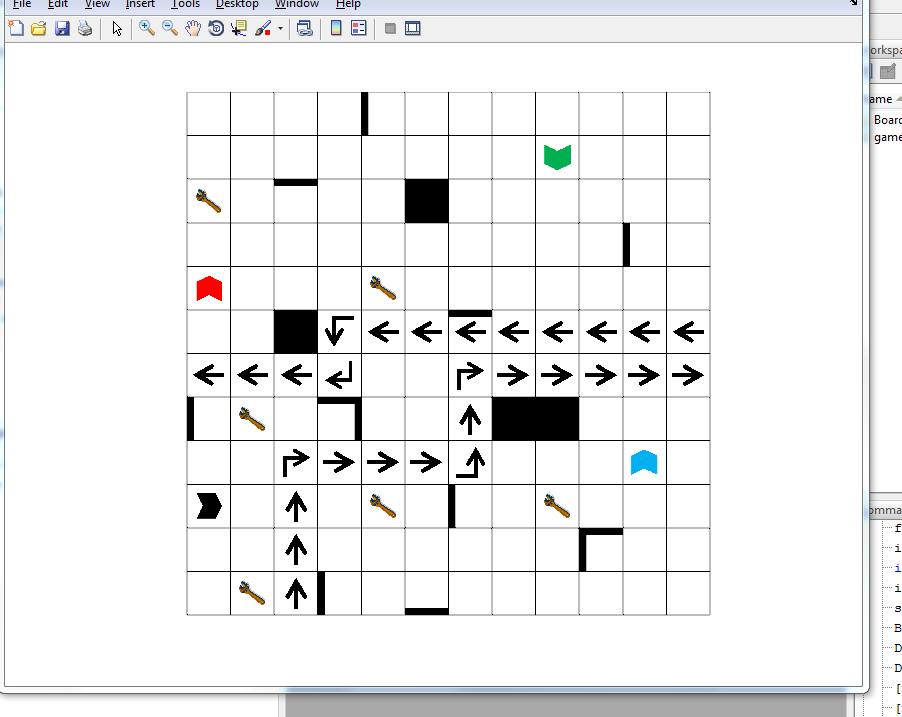
%> input picture Unbenannt.PNG, 902 x 717 px
$ octave sampleprocess.m   (GNU Octave 9; MATLAB toolbox functions it lacks are replaced by stand-ins)
%> lines starting %> are read from the running program, lines starting %| are printed output that depends on the picture; in (x1, y1, x2, y2) boxes, pixels count from 0 and x2, y2 are one past the last pixel; in counts of white or black regions, pixels touching at a corner belong together; the program's own positions count from 1
%% Read In a File
I_cam = imread('Unbenannt.png');
%> I_cam is the input picture: size 717x902x3 uint8; mean R, G, B 237.1, 237.4, 237.8
imshow(I_cam);

I = I_cam;
boardsizeX = 12;
boardsizeY = 12;
% [10 lines of commented-out code are left out]

%% Convert to Black and White
makebw = @(I) im2bw(I.data,median(double(I.data(:)))/1.2/255);
I = ~blockproc(I,[size(I,1),size(I,2)],makebw);
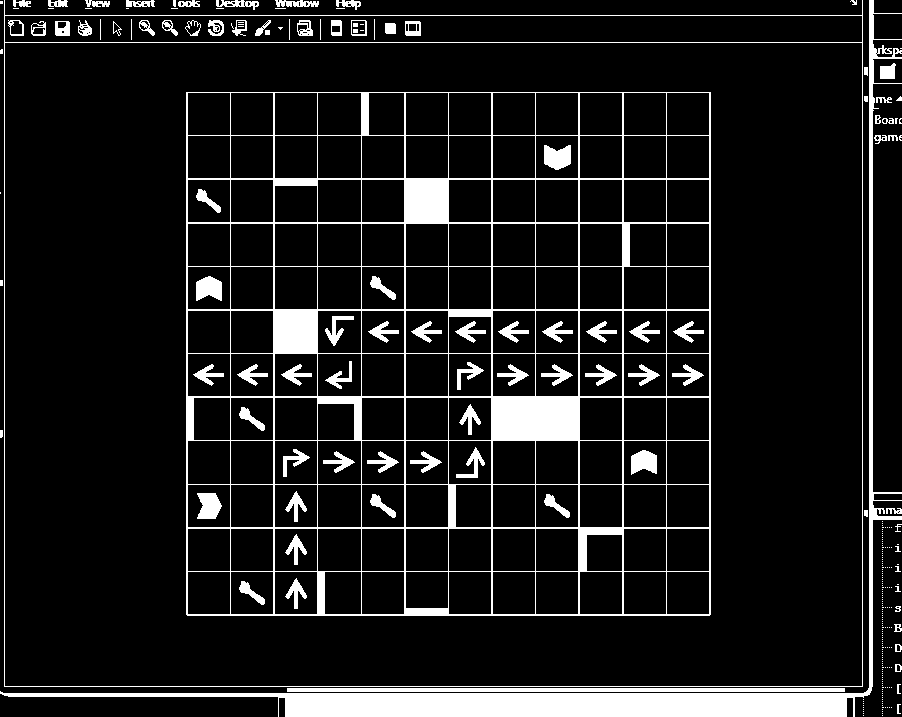
%> I: size 717x902 logical; 10.8% white; 271 white regions (177 under 20 px), largest, box (x1, y1, x2, y2) and area: (186, 92, 711, 616) 30285, (0, 0, 902, 717) 18198, (4, 0, 863, 687) 3945

imshow(I);

%% Remove Noise
I = bwareaopen(I,30);
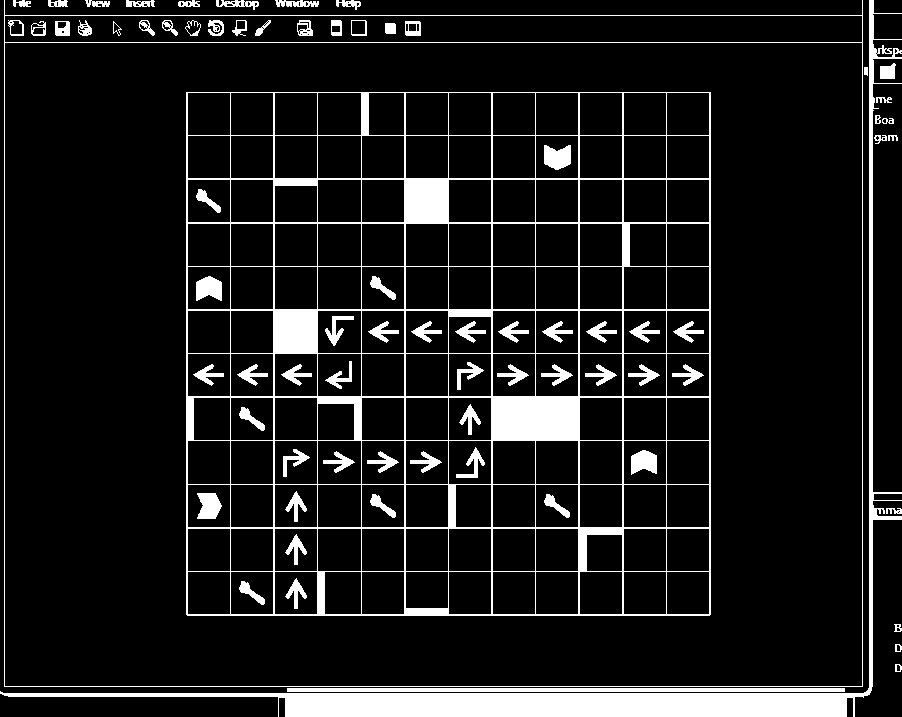
%> I: size 717x902 logical; 10.6% white; 77 white regions, largest, box (x1, y1, x2, y2) and area: (186, 92, 711, 616) 30285, (0, 0, 902, 717) 18198, (4, 0, 863, 687) 3945
imshow(I);
%% Clear the border
I = imclearborder(I);
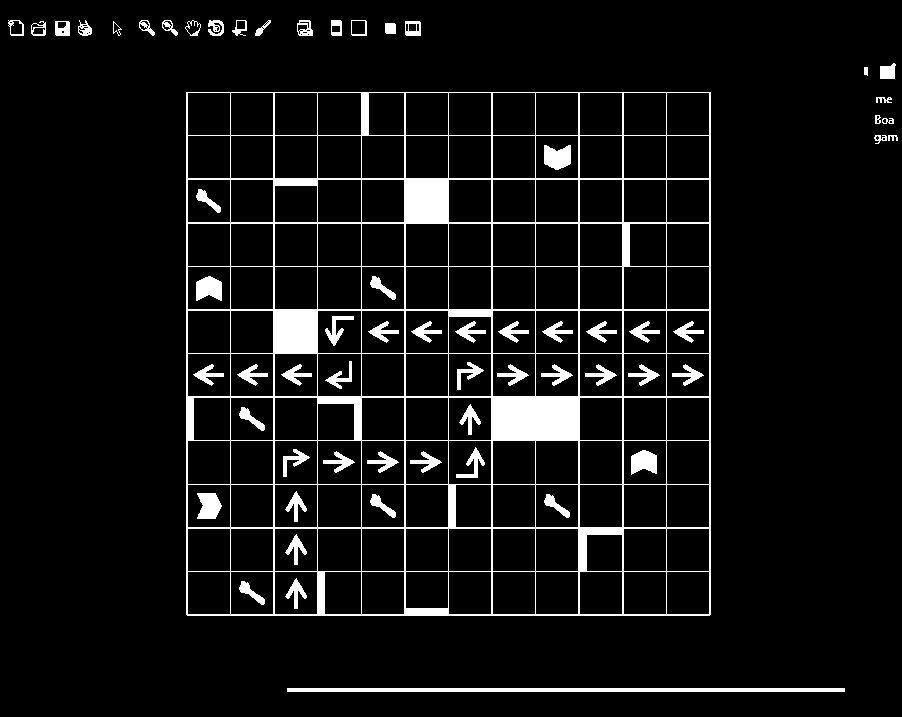
%> I: size 717x902 logical; 7% white; 63 white regions
imshow(I);

%% Find the largest box
hold on;
R = regionprops(I,'Area','BoundingBox','PixelList');
%> R = 63 regions; largest, box (x1, y1, x2, y2) and Area: (186, 92, 711, 616) 30285, (287, 688, 845, 692) 2232, (544, 145, 571, 170) 529, (196, 276, 222, 301) 505, (197, 493, 222, 519) 499
NR = numel(R);
%> NR = 63

maxArea = 0;
for x = 1:NR
    A(x) = prod(R(x).BoundingBox(3:4));
    if R(x).Area > maxArea
        maxArea = R(x).Area;
        kmax = x;
    end
end
%> this loop made 63 passes
%> maxArea on passes 1, 2, 3, 9: 98, 103, 174, 30285
%> after the loop, A = 63 values, max 275100 at index 9, min 36 at index 57, mean 4887.3


BBmax = R(kmax).BoundingBox;
%> BBmax = [186.5 92.5 525 524]
DIAG1 = sum(R(kmax).PixelList,2);
DIAG2 = diff(R(kmax).PixelList,[],2);

[m,dUL] = min(DIAG1);    [m,dDR] = max(DIAG1);
%> after `[m,dUL] = min(DIAG1)`: m = 280; dUL = 1
%> after `[m,dDR] = max(DIAG1)`: m = 1326; dDR = 30284
[m,dDL] = min(DIAG2);    [m,dUR] = max(DIAG2);
%> after `[m,dDL] = min(DIAG2)`: m = -618; dDL = 16422
%> after `[m,dUR] = max(DIAG2)`: m = 428; dUR = 16299

pts = R(kmax).PixelList([dUL dDL dDR dUR dUL],:);
%> pts = [187 93; 711 93; 710 616; 187 615; 187 93]
h_pts = plot(pts(:,1),pts(:,2),'m','linewidth',3);
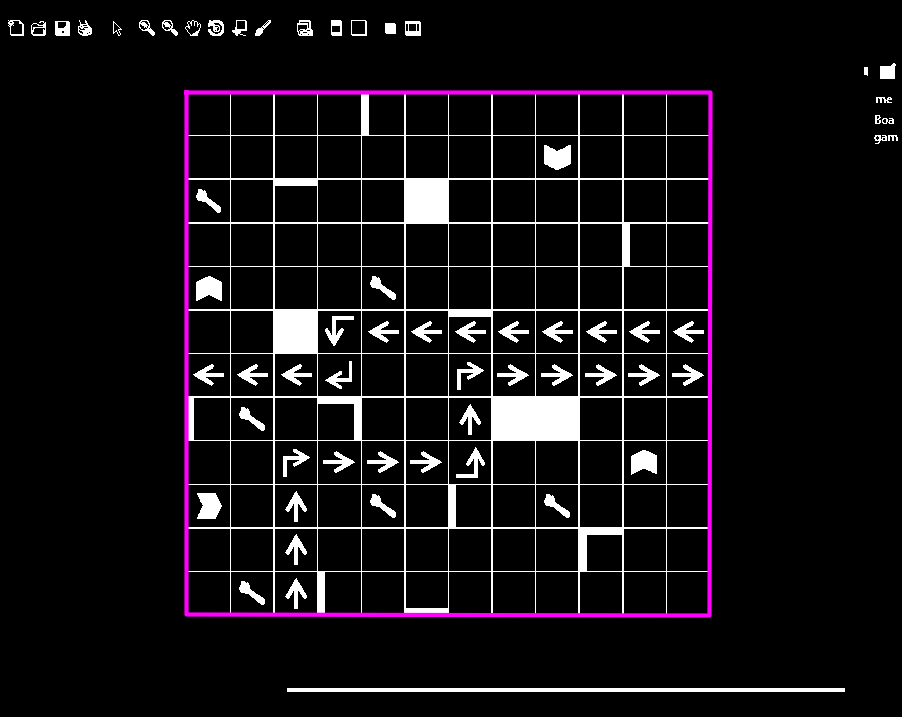
%> figure redrawn from the program's plot data

XYLIMS = [BBmax(1) + [0 BBmax(3)] BBmax(2) + [0 BBmax(4)]];
%> XYLIMS = [186.5 711.5 92.5 616.5]

%% Identify tiles inside the box


%corners of tiles
Tiles = zeros(boardsizeX,boardsizeY,2);
widthOneTile = BBmax(3)/boardsizeX;
%> widthOneTile = 43.75
heightOneTile = BBmax(4)/boardsizeY;
%> heightOneTile = 43.67
for x = 1:boardsizeX
    for y = 1:boardsizeY
        Tiles(x,y,:) = [BBmax(1)+(x-1)*BBmax(3) BBmax(2)+(y-1)*BBmax(4)];
    end
end


%% Draw the grid based on the corners

%> (the run ends here)
